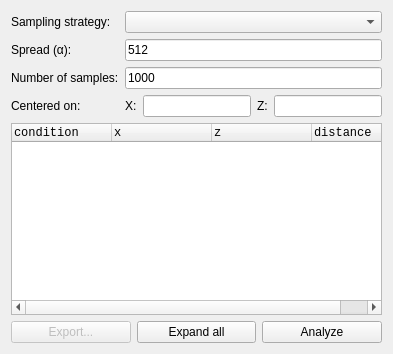
<?xml version="1.0" encoding="UTF-8"?>
<ui version="4.0">
 <class>TabLocations</class>
 <widget class="QWidget" name="TabLocations">
  <property name="windowTitle">
   <string>Form</string>
  </property>
  <layout class="QGridLayout" name="gridLayout">
   <item row="3" column="0">
    <widget class="QLabel" name="label_4">
     <property name="text">
      <string>Centered on:</string>
     </property>
    </widget>
   </item>
   <item row="0" column="0">
    <widget class="QLabel" name="label_2">
     <property name="text">
      <string>Sampling strategy:</string>
     </property>
    </widget>
   </item>
   <item row="3" column="1">
    <widget class="QLabel" name="label_5">
     <property name="text">
      <string>&lt;html&gt;&lt;head/&gt;&lt;body&gt;&lt;p&gt;X:&lt;/p&gt;&lt;/body&gt;&lt;/html&gt;</string>
     </property>
    </widget>
   </item>
   <item row="1" column="1" colspan="4">
    <widget class="QLineEdit" name="lineA">
     <property name="text">
      <string>512</string>
     </property>
    </widget>
   </item>
   <item row="0" column="1" colspan="4">
    <widget class="QComboBox" name="comboSampling">
     <property name="sizePolicy">
      <sizepolicy hsizetype="MinimumExpanding" vsizetype="Fixed">
       <horstretch>0</horstretch>
       <verstretch>0</verstretch>
      </sizepolicy>
     </property>
    </widget>
   </item>
   <item row="3" column="4">
    <widget class="QLineEdit" name="lineZ"/>
   </item>
   <item row="7" column="0" colspan="5">
    <widget class="QTreeWidget" name="treeWidget">
     <property name="font">
      <font>
       <family>Monospace</family>
      </font>
     </property>
     <property name="editTriggers">
      <set>QAbstractItemView::NoEditTriggers</set>
     </property>
     <property name="dragDropMode">
      <enum>QAbstractItemView::NoDragDrop</enum>
     </property>
     <property name="indentation">
      <number>12</number>
     </property>
     <property name="animated">
      <bool>true</bool>
     </property>
     <property name="expandsOnDoubleClick">
      <bool>false</bool>
     </property>
     <attribute name="headerDefaultSectionSize">
      <number>100</number>
     </attribute>
     <column>
      <property name="text">
       <string>condition</string>
      </property>
      <property name="font">
       <font>
        <family>Monospace</family>
       </font>
      </property>
     </column>
     <column>
      <property name="text">
       <string>x</string>
      </property>
      <property name="font">
       <font>
        <family>Monospace</family>
       </font>
      </property>
     </column>
     <column>
      <property name="text">
       <string>z</string>
      </property>
      <property name="font">
       <font>
        <family>Monospace</family>
       </font>
      </property>
     </column>
     <column>
      <property name="text">
       <string>distance</string>
      </property>
     </column>
    </widget>
   </item>
   <item row="3" column="2">
    <widget class="QLineEdit" name="lineX"/>
   </item>
   <item row="8" column="0" colspan="5">
    <layout class="QHBoxLayout" name="horizontalLayout">
     <item>
      <widget class="QPushButton" name="pushExport">
       <property name="enabled">
        <bool>false</bool>
       </property>
       <property name="text">
        <string>Export...</string>
       </property>
      </widget>
     </item>
     <item>
      <widget class="QPushButton" name="pushExpand">
       <property name="text">
        <string>Expand all</string>
       </property>
      </widget>
     </item>
     <item>
      <widget class="QPushButton" name="pushStart">
       <property name="text">
        <string>Analyze</string>
       </property>
      </widget>
     </item>
    </layout>
   </item>
   <item row="3" column="3">
    <widget class="QLabel" name="label_6">
     <property name="text">
      <string>Z:</string>
     </property>
    </widget>
   </item>
   <item row="1" column="0">
    <widget class="QLabel" name="label">
     <property name="text">
      <string>Spread (α):</string>
     </property>
    </widget>
   </item>
   <item row="2" column="1" colspan="4">
    <widget class="QLineEdit" name="lineN">
     <property name="text">
      <string>1000</string>
     </property>
    </widget>
   </item>
   <item row="2" column="0">
    <widget class="QLabel" name="label_3">
     <property name="text">
      <string>Number of samples:</string>
     </property>
    </widget>
   </item>
  </layout>
 </widget>
 <resources/>
 <connections/>
</ui>
